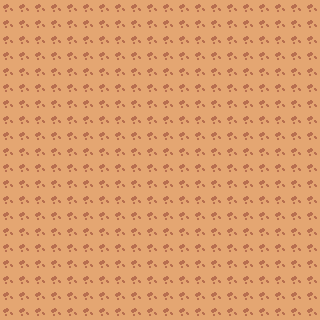

Rendered tile map (Tiled .tmx) drawn with the repository's tilesets; below, a short description and the full map source, tile grids included:
An orthogonal 20x20 tile map with 16x16 px tiles, 1 tile layer (图块层 1).

<map version="1.10" tiledversion="1.11.2" orientation="orthogonal" renderorder="right-down" width="20" height="20" tilewidth="16" tileheight="16" infinite="0" nextlayerid="2" nextobjectid="1">
 <tileset firstgid="1" source="tile.tsx" />
 <layer id="1" name="图块层 1" width="20" height="20">
  <data encoding="csv">
79,79,79,79,79,79,79,79,79,79,79,79,79,79,79,79,79,79,79,79,
79,79,79,79,79,79,79,79,79,79,79,79,79,79,79,79,79,79,79,79,
79,79,79,79,79,79,79,79,79,79,79,79,79,79,79,79,79,79,79,79,
79,79,79,79,79,79,79,79,79,79,79,79,79,79,79,79,79,79,79,79,
79,79,79,79,79,79,79,79,79,79,79,79,79,79,79,79,79,79,79,79,
79,79,79,79,79,79,79,79,79,79,79,79,79,79,79,79,79,79,79,79,
79,79,79,79,79,79,79,79,79,79,79,79,79,79,79,79,79,79,79,79,
79,79,79,79,79,79,79,79,79,79,79,79,79,79,79,79,79,79,79,79,
79,79,79,79,79,79,79,79,79,79,79,79,79,79,79,79,79,79,79,79,
79,79,79,79,79,79,79,79,79,79,79,79,79,79,79,79,79,79,79,79,
79,79,79,79,79,79,79,79,79,79,79,79,79,79,79,79,79,79,79,79,
79,79,79,79,79,79,79,79,79,79,79,79,79,79,79,79,79,79,79,79,
79,79,79,79,79,79,79,79,79,79,79,79,79,79,79,79,79,79,79,79,
79,79,79,79,79,79,79,79,79,79,79,79,79,79,79,79,79,79,79,79,
79,79,79,79,79,79,79,79,79,79,79,79,79,79,79,79,79,79,79,79,
79,79,79,79,79,79,79,79,79,79,79,79,79,79,79,79,79,79,79,79,
79,79,79,79,79,79,79,79,79,79,79,79,79,79,79,79,79,79,79,79,
79,79,79,79,79,79,79,79,79,79,79,79,79,79,79,79,79,79,79,79,
79,79,79,79,79,79,79,79,79,79,79,79,79,79,79,79,79,79,79,79,
79,79,79,79,79,79,79,79,79,79,79,79,79,79,79,79,79,79,79,79
</data>
 </layer>
</map>